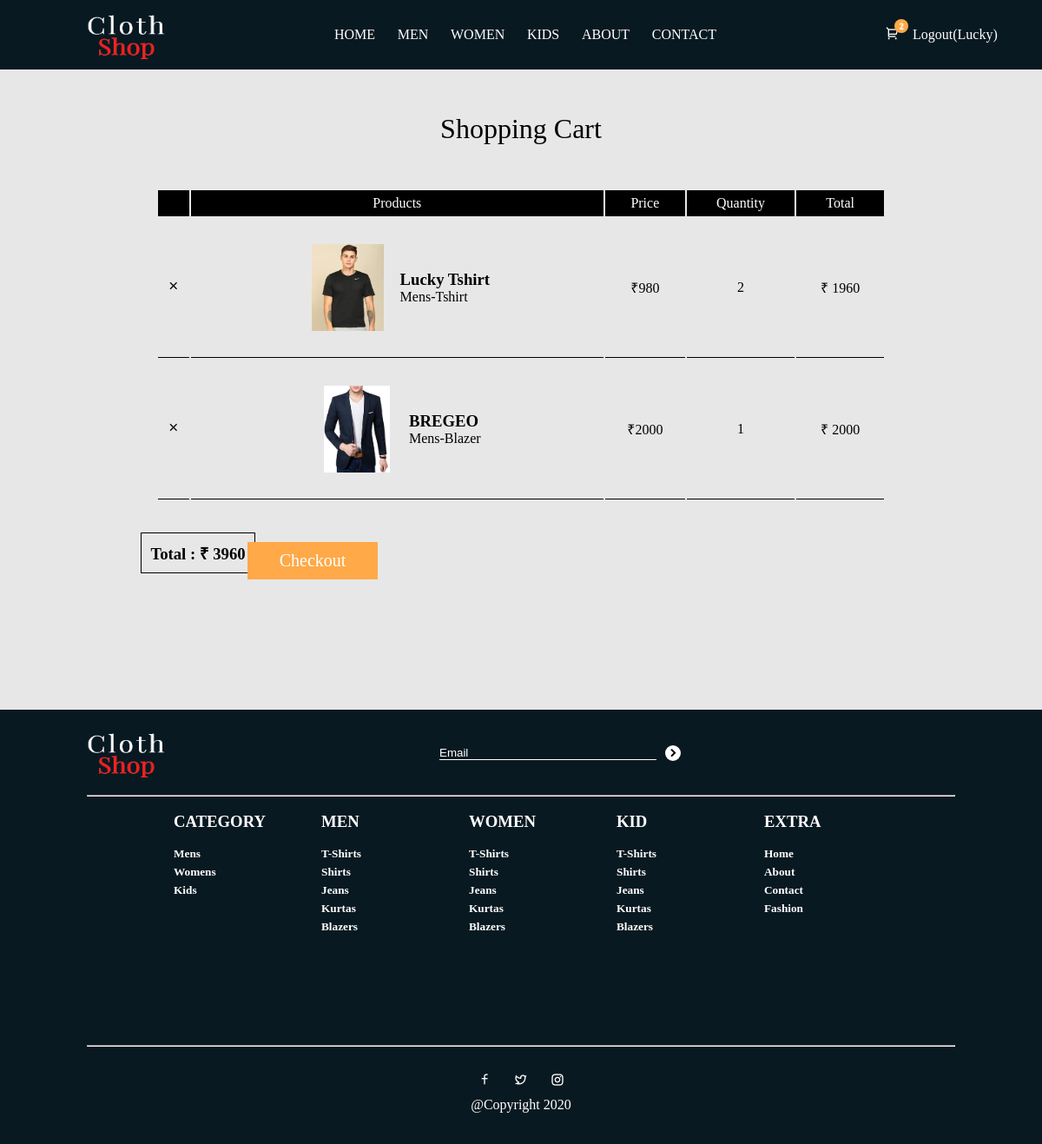
Screenshot of /customer/cart/ (signed in) with the database file from the repository.
### customer/models.py (models this page shows, shortened)
class Add_To_Cart(models.Model):
    user = models.ForeignKey(User,on_delete=models.CASCADE,null=True,blank=True)
    cloth = models.ForeignKey(Products,on_delete=models.CASCADE,null=True,blank=True)
    quantity = models.IntegerField(null=True,blank=True,default=1)
    confirmation = models.BooleanField(null=True,blank=True,default=False)

### management/models.py (models this page shows, shortened)
class Products(models.Model):
    title = models.CharField(max_length=30,null=True,blank=True)
    price = models.IntegerField(null=True,blank=True)
    description = models.TextField(null=True,blank=True)
    category = models.CharField(null=True,blank=True,max_length=30,choices=Given_categories,default=1)
    stars = models.IntegerField(null=True,blank=True,validators=[MaxValueValidator])
    Image = models.FileField(null=True,blank=True)
    Image1 = models.FileField(null=True,blank=True)
    Image2 = models.FileField(null=True,blank=True)
    availability = models.BooleanField(null=True,blank=True,default=True)
    latestArrival = models.BooleanField(null=True,blank=True,default=False)
    bestSeller = models.BooleanField(null=True,blank=True,default=False)

### customer/views.py (the view)
# urls.py: path('cart/',Cart,name='cart'),
def Cart(request):
    products,total = Total(request.user)
    d = {'products':products,'total':total}
    return render(request,'cart.html',d)

### customer/templatetags/multiply.py (called while the page is built)
@register.simple_tag()
def multiply(price,qty):
    return price*qty

### customer/views.py (called while the page is built)
def Total(usr):
    products = Add_To_Cart.objects.filter(user=usr)
    total = 0
    for i in products:
        total += i.cloth.price * i.quantity
    return products,total

### templates/cart.html
{% extends "base.html" %}
{% block body %}
{% load static %}
{% load multiply %}
    <div id="shoppingCartHome">
        <h1 data-aos='slide-down'>Shopping Cart</h1>
            <table data-aos="slide-up">
                <tr>
                    <th></th>
                    <th>Products</th>
                    <th>Price</th>
                    <th>Quantity</th>
                    <th>Total</th>
                </tr>
                {% for i in products %}
                <tr>
                    <td><a href="{% url 'deleteOrder' i.id %}"><i class="ri-close-fill" style="color: black;"></i></a></td>
                    <td>
                        <div id="cartDetails" style="display: flex;align-items:center;justify-content:center">
                            <img src="{{ i.cloth.Image.url }}" alt="" srcset="" style="height: 100px; width:100px; object-fit:contain">
                            <div id="cartProductDetails">
                                <h3>{{ i.cloth.title }}</h3>
                                <p>{{ i.cloth.category }}</p>
                            </div>
                        </div>
                    </td>
                    <td>&#8377;{{ i.cloth.price }}</td>
                    <td>{{ i.quantity }}</td>
                    <td>&#8377; {% multiply i.cloth.price i.quantity %}</td>
                </tr>
                {% endfor %}
            </table>
            <h3 id="cartTotal" data-aos="slide-up" data-aos-duration='800'>Total : &#8377; {{ total }}</h3>
            <button id="cartCheckout" data-aos="slide-up" data-aos-duration='800'><a href="#">Checkout</a></button>
    </div>
    {% endblock body %}

### templates/base.html (shortened to what this page needs)
{% load static %}
<!DOCTYPE html>
<html lang="en">
  <head>
    <link
      href="https://cdn.jsdelivr.net/npm/remixicon@2.5.0/fonts/remixicon.css"
      rel="stylesheet"
    />
    <link
      rel="stylesheet"
      href="https://cdnjs.cloudflare.com/ajax/libs/Swiper/5.4.5/css/swiper.min.css"
    />
    <link rel="stylesheet" href="https://unpkg.com/aos@next/dist/aos.css" />
    <link rel="stylesheet" href="{% static 'style.css' %}" />
  </head>
  <body style="overflow-x: hidden">
    <nav>
      <div id="logo">
        <img src="{% static 'Group 9.png' %}" alt="NF" />
      </div>
      <ul>
        <a href="{% url 'home' %}">HOME</a>
        <a href="{% url 'mens' %}">MEN</a>
        <a href="{% url 'womens' %}">WOMEN</a>
        <a href="{% url 'kids' %}">KIDS</a>
        <a href="{% url 'about' %}">ABOUT</a>
        <a href="{% url 'contact' %}">CONTACT</a>
      </ul>
      <div id="cart" style="position: relative">
        {% if request.user.is_authenticated %}
        <a href="{% url 'cart' %}"
          ><i class="ri-shopping-cart-2-line" style="color: white"></i
        ></a>
        <div
          id="cartItemsNumber"
          style="
            position: absolute;
            left: 10px;
            top: -8px;
            height: 16px;
            width: 16px;
            display: flex;
            align-items: center;
            justify-content: center;
            font-size: 10px;
            background-color: #ffa948;
            color: #fff;
            font-weight: 1000 !important;
            border-radius: 50%;
          "
        >
          {{request.user.add_to_cart_set.count}}
        </div>
        <a
          id="loginBtn"
          href="{% url 'logout' %}"
          style="color: white; margin-left: 15px; text-transform: capitalize"
          >Logout({{user.username}})</a
        >
        {% else %}
        <a id="loginBtn" href="{% url 'login' %}" style="color: white">Login</a>
        {% endif %}
      </div>
    </nav>
    {% block body %} {% endblock body %}
    <footer style="margin-top: 100px">
      <div id="footerTop">
        <div id="logo">
          <img src="{% static 'Group 9.png' %}" alt="NF" />
        </div>
        <div id="ftMid">
          <input type="email" placeholder="Email" name="" id="footerEmail" />
          <div id="footerEmailButton">
            <i class="ri-arrow-right-s-line"></i>
          </div>
        </div>
      </div>
      <br />
      <hr />
      <br />
      <div id="footerMid">
        <div id="fmCategory">
          <h3>CATEGORY</h3>
          <br />
          <h5>Mens</h5>
          <h5>Womens</h5>
          <h5>Kids</h5>
        </div>
        <div id="fmMen">
          <h3>MEN</h3>
          <br />
          <h5>T-Shirts</h5>
          <h5>Shirts</h5>
          <h5>Jeans</h5>
          <h5>Kurtas</h5>
          <h5>Blazers</h5>
        </div>
        <div id="fmWomen">
          <h3>WOMEN</h3>
          <br />
          <h5>T-Shirts</h5>
          <h5>Shirts</h5>
          <h5>Jeans</h5>
          <h5>Kurtas</h5>
          <h5>Blazers</h5>
        </div>
        <div id="fmKid">
          <h3>KID</h3>
          <br />
          <h5>T-Shirts</h5>
          <h5>Shirts</h5>
          <h5>Jeans</h5>
          <h5>Kurtas</h5>
          <h5>Blazers</h5>
        </div>
        <div id="fmExtra">
          <h3>EXTRA</h3>
          <br />
          <h5>Home</h5>
          <h5>About</h5>
          <h5>Contact</h5>
          <h5>Fashion</h5>
        </div>
      </div>
      <br />
      <hr />
      <br />
      <div id="footerBottom">
        <div id="fbIcons">
          <i class="ri-facebook-line"></i>
          <i class="ri-twitter-line"></i>
          <i class="ri-instagram-line"></i>
        </div>
        @Copyright 2020
      </div>
    </footer>
  </body>
</html>

### static/style.css (style rules this page uses)
* { padding: 0%; margin: 0%; text-decoration: none; box-sizing: border-box; outline: none; }
html,body { height: 100%; width: 100%; background-color: rgb(231, 231, 231); }
nav { background-color: #091921; display: flex; height: 80px; align-items: center; justify-content: space-between; padding: 0 100px; color: white; }
#logo { height:60px; width: 90px; overflow: hidden; }
#logo img { height: 60px; width: 90px; }
nav ul { width: 440px; display: flex; justify-content: space-between; line-height: 80px; }
nav ul a { color: white; }
#cart { width: 80px; display: flex; justify-content: space-between; align-items: center; }
footer { margin-top: 50px; height: 500px; padding: 20px 100px; background-color: #091921; }
#footerTop { display: flex; align-items: center; justify-content: space-between; }
#ftMid { display: flex; align-items: center; }
#footerEmail { background-color: #091921; border: none; width: 250px; border-bottom: 1px solid white; }
#footerEmailButton { height: 18px; width: 18px; margin-left: 10px; display: flex; justify-content: center; align-items: center; border-radius: 50%; background-color: white; }
#footerEmail::placeholder { color: white; }
#footerEmailButton i { font-weight: 600; cursor: pointer; }
#footerMid { height: 250px; display: flex; justify-content: space-between; padding: 0 100px; }
#footerMid h5 { margin-bottom: 5px; }
#fmCategory { height: 40%; width: 15%; display: flex; flex-direction: column; color: white; }
#fmMen { height: 40%; width: 15%; display: flex; flex-direction: column; color:white; }
#fmWomen { height: 40%; width: 15%; display: flex; flex-direction: column; color:white; }
#fmKid { height: 40%; width: 15%; display: flex; flex-direction: column; color:white; }
#fmExtra { height: 40%; width: 15%; display: flex; flex-direction: column; color:white; }
#footerBottom { color: white; display: flex; height: 70px; flex-direction: column; justify-content: space-evenly; align-items: center; }
#fbIcons { width: 100px; display: flex; align-items: center; justify-content: space-between; }
#shoppingCartHome { display: flex; flex-direction: column; align-items: center; justify-content: space-between; padding: 50px 0; }
#shoppingCartHome h1 { font-family: Montserrat; font-weight: 400; margin-bottom: 50px; }
#shoppingCartHome table { width: 70%; text-align: center; }
#cartDetails { margin: 30px 0; }
#shoppingCartHome table th { color: #fff; background-color: black; height: 30px; font-weight: 400; }
#shoppingCartHome table td { border-bottom: 1px solid black ; }
#cartProductDetails h3,p { margin-left: 10px; text-align: left; }
#cartTotal { margin-left: -62%; margin-top: 3%; border: .5px solid black; padding: 10px; }
#cartCheckout { margin-left: -40%; margin-top: -3%; border: none; text-align: center; height: 43px; width: 150px; cursor: pointer; font-size: 20px; font-family: Playfair Display; background-color: #Ffa948; }
#cartCheckout a { color: #fff; }

### rows the page displays
Add_To_Cart: cloth.Image (picture), cloth "Lucky Tshirt", cloth.category "Mens-Tshirt", cloth.price "980", quantity "2", cloth+quantity "1960"
Add_To_Cart: cloth.Image (picture), cloth "BREGEO", cloth.category "Mens-Blazer", cloth.price "2000", quantity "1", cloth+quantity "2000"

### other values shown
{{ request.user.add_to_cart_set.count }} "2"
{{ user.username }} "Lucky"
{{ total }} "3960"
